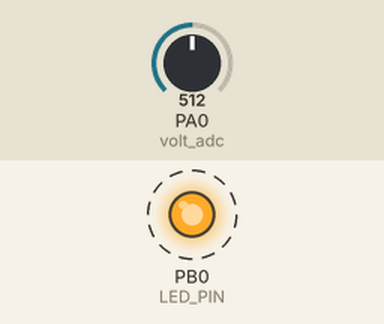
A program run on a simulated ATmega32, built with avr-gcc and emulated at 1 MHz (the files do not name the chip). On the bench: output pins drawn as LEDs (lit = HIGH). Dashed ring = blinking. The inputs (shaded band) are chosen by the test bench; at power-on: PA0 (volt_adc) = 512. What the program prints to the serial monitor is not drawn.

Above: at 0.4 s.
Timing chart, 0 to 3.6 s (numbered marks = the images above):
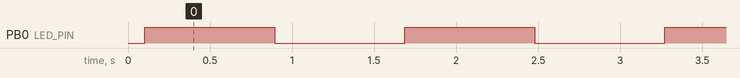

Measured:
- by itself, PB0 (LED_PIN): alternates HIGH for 0.79 s and LOW for 0.79 s

The program:

main.c
```c
//--------------------------------------------------------------//
//						            							//
//--------------------------------------------------------------//
#include <stdlib.h>
#include <stdio.h>
#include "uart.h"
#include "periph_ini.h"
#include "adc.h"
//--------------------------------------------------------------//
//							        							//
//--------------------------------------------------------------//
//--------------------------------------------------------------//
//						                    					//
//--------------------------------------------------------------//
volatile uint16_t volt_adc = 0;
char buff[100];
//--------------------------------------------------------------//
//						                						//
//--------------------------------------------------------------//
FILE usart_out = FDEV_SETUP_STREAM(usart_putchar, NULL, _FDEV_SETUP_WRITE);
//--------------------------------------------------------------//
//						                						//
//--------------------------------------------------------------//
int main(void)
{
	stdout = &usart_out;
	port_ini();
	usart_ini();
	adc_ini();
	sei();
	SET_BIT(ADCSRA, ADSC);
	printf("%s\r", "--------------------------");
#ifdef DEBUG
	printf("%s\r", "Debug version is running");
#else
	printf("%s\r", "Release version is running");
#endif
	printf("%s\r", "--------------------------");
	//-----------------------ÄÈÑÏÅÒ×ÅÐ------------------------------//
	while(1)
	{
		double result = ((double)volt_adc * VREF)/(ADC_RESOLUTION - 1);
		printf("%s %s\r", "Voltage:", dtostrf(result, 6, 2, buff));
		INV_BIT(PORTB, LED_PIN);
		_delay_ms(500);
	}
	return 0;
}
```

adc.c
```c
#include "adc.h"

extern uint16_t volt_adc;

void adc_ini(void){

	SET_BIT(ADCSRA, ADEN);
	SET_BIT(ADCSRA, ADIE);
	SET_BIT(ADCSRA, ADPS0);
	SET_BIT(ADCSRA, ADPS1);
	SET_BIT(ADMUX, REFS0);
}

//------------------------------------------------------//
//					ADC HANDLER							//
//------------------------------------------------------//
ISR(ADC_vect){
	uint8_t sreg = SREG;
	volt_adc = ADCW;
	SREG = sreg;
	SET_BIT(ADCSRA, ADSC);
}
```

adc.h
```c
#ifndef ADC_H_
#define ADC_H_

//#include <avr/io.h>
#include <avr/interrupt.h>
#include "defs.h"

void adc_ini(void);
ISR(ADC_vect);


#endif /* ADC_H_ */
```

defs.h
```c
#ifndef DEFS_H_
#define DEFS_H_

#undef		F_CPU
#define 	F_CPU				1000000L
#define 	BAUD				9600L
#define		SET_BIT(reg, bit)	reg |= (1<<bit)
#define		CLR_BIT(reg, bit)	reg &= (~(1<<bit))
#define		INV_BIT(reg, bit)	reg ^= (1<<bit)
#define		LED_PIN				0
#define		VREF				5
#define		ADC_RESOLUTION		1024

#endif /* DEFS_H_ */
```

fuse.c
```c
#include <avr/io.h>

FUSES = {
    .low = LFUSE_DEFAULT,
    .high = HFUSE_DEFAULT
};
```

periph_ini.c
```c
#include "periph_ini.h"
//--------------------------------------------------------------//
//						ÍÀÑÒÐÎÉÊÀ ÏÎÐÒÎÂ						//
//--------------------------------------------------------------//
void port_ini(void)
{
	DDRB = 1; PORTB = 254;
}
```

periph_ini.h
```c
#ifndef PERIPH_INI_H_
#define PERIPH_INI_H_

#include <avr/io.h>

void port_ini(void);


#endif /* PERIPH_INI_H_ */
```

uart.c
```c
#include "uart.h"
//--------------------------------------------------------------//
//						ÍÀÑÒÐÎÉÊÀ USART							//
//--------------------------------------------------------------//
void usart_ini(void)
{
	UBRRH = UBRRH_VALUE;
	UBRRL = UBRRL_VALUE;
	SET_BIT(UCSRB, TXEN);
#ifdef USE_2X
	SET_BIT(UCSRA, U2X);
#else
	CLR_BIT(UCSRA, U2X);
#endif
}
//--------------------------------------------------------------//
//				ÔÓÍÊÖÈß ÂÛÂÎÄÀ ÑÈÌÂÎËÀ Â UART					//
//--------------------------------------------------------------//
int16_t usart_putchar(char c, FILE *stream)
{
	loop_until_bit_is_set(UCSRA, UDRE);
	UDR = c;
	return 0;
}
```

uart.h
```c
#ifndef UART_H_
#define UART_H_

#include <stdio.h>
#include <avr/io.h>
#include "defs.h"
#include <util/setbaud.h>
#include <util/delay.h>

void usart_ini(void);
int16_t usart_putchar(char c, FILE *stream);

#endif /* UART_H_ */
```
